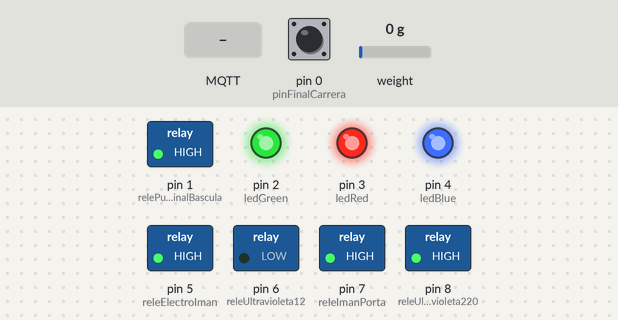
A sketch run on a simulated Arduino Uno, built with avr-gcc and run on an emulated ATmega328P. Shown: switched loads named in the sketch (green lamp = pin HIGH), output pins drawn as LEDs (lit = HIGH). Inputs (shaded band) come from the test bench; at power-on: weight on the scale 0 g, pin 0 (pinFinalCarrera) HIGH. WiFi joins after 1.5 s; servers stay silent unless stated; no MQTT or app messages arrive unless stated.

Above: at 2.3 s.
2.4 s: MQTT message "sala2/reset" arrives on the third subscribed topic
At 3.2 s:
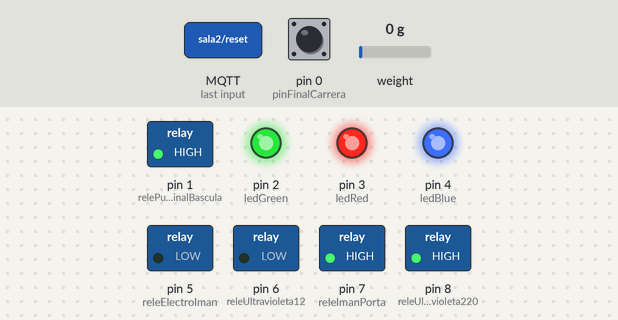
3.9 s: weight on the scale set to 376 g
6.2 s: weight on the scale set to 429 g
At 7.4 s:
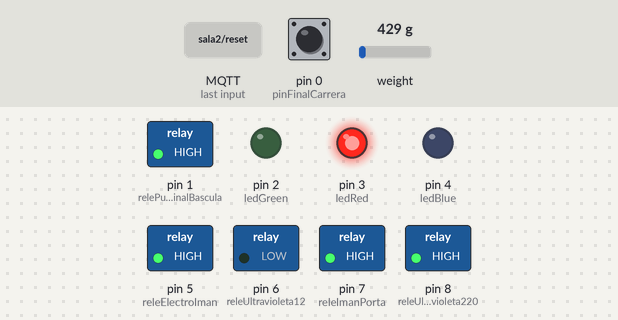
7.8 s: MQTT message "sala2/resetBascula" arrives on the third subscribed topic
At 9.4 s:
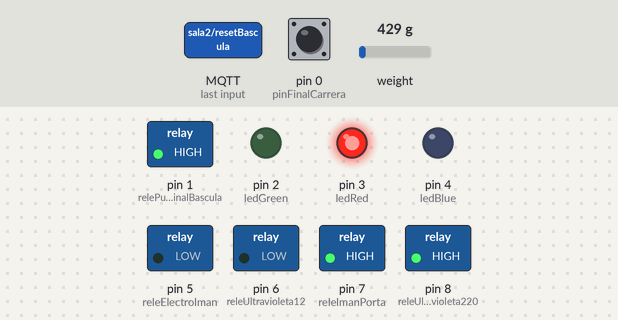
10.4 s: MQTT message "sala2/reset" arrives on the first subscribed topic
At 12.6 s:
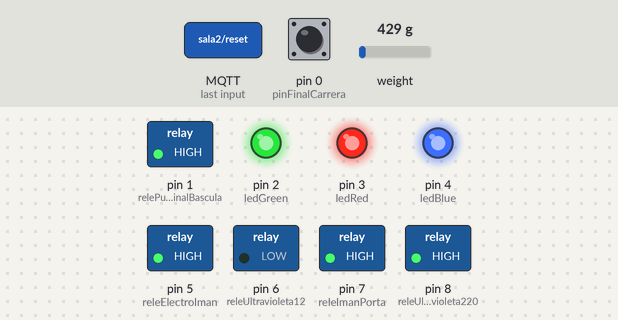
13.1 s: pin 0 (pinFinalCarrera) pulled LOW for 1 s
At 14.3 s:
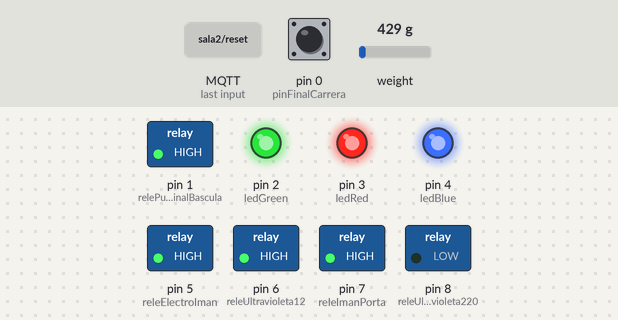
Timing chart, 0 to 16.1 s (numbered marks = the images above; inputs shaded):
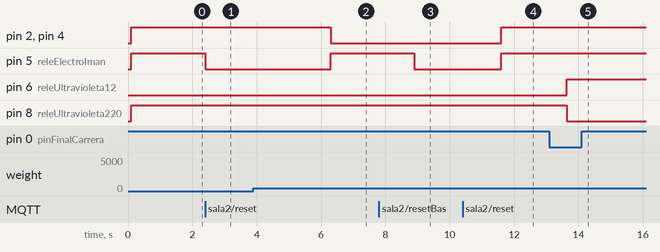

Measured:
- the behaviour switches between 399 and 400 g on weight on the scale (found by bisection; images 1 and 2)
- after the input at 2.4 s, pin 5 (releElectroIman): HIGH → LOW at once
- after the input at 3.9 s, every drawn part: stays the same
- after the input at 6.2 s, pin 2 (ledGreen), pin 4 (ledBlue): HIGH → LOW after 0.10 s; pin 5 (releElectroIman): LOW → HIGH after 0.10 s
- after the input at 7.8 s, pin 5 (releElectroIman): HIGH → LOW after 1.1 s
- after the input at 10.4 s, pin 2 (ledGreen), pin 4 (ledBlue), pin 5 (releElectroIman): LOW → HIGH after 1.2 s
- after the input at 13.1 s, pin 6 (releUltravioleta12): LOW → HIGH after 0.54 s; pin 8 (releUltravioleta220): HIGH → LOW after 0.54 s

The sketch:

Bascula0.1.ino
```cpp
 /*
 * Arduino UNO (pared trasera cara veritat, darrere bascula)
 *
 * 4 reles
 *   1 càmera wifi (220V)
 *   1 llum ultravioleta (220V)
 *   1 llum leds ultravioleta (12V)
 *   1 electroiman porta corredera vertical (12V)
 * Llum leds blancs interior bascula
 * Final de carrera (iman) porta corredera
 * Electroiman comporta superior bascula
 * Sensor de pes HX711 (bàscula)
 *
 ***********************
 *
 * Per resetejar el dispositiu
 *  sala2/reset
 *  sala2/resetBascula
 *
 * Per controlar electroiman porta i la llum leds blanca
 *
 *  sala2/activaBascula (canvia de estat=0 a estat=1)
 *  sala2/basculaObrir
 *  sala2/basculaTancar
 *  sala2/basculaModoManual (canvia manual=0 a manual=1)
 *  sala2/basculaModoAutomatic (canvia manual=1 a manual=0)
 *  sala2/desactivaBascula (canvia de estat=1 a estat=0)
 *  sala2/apagaUltra12
 *  sala2/encenUltra12
 *  sala2/apagaUltra220
 *  sala2/encenUltra220
 *  sala2/tancaPortaCara
 *  sala2/obriPortaCara
 *  sala2/tancaPortaFinalBascula
 *  sala2/obriPortaFinalBascula
 *
 * Per canviar a la segona prova bascula
 *  sala2/detectaCor
 *
 *  EVENTS QUE ENVIA
 *
 *  sala2/tancaPortaCaraVeritat
 *  sala2/puzzleFinalBascula
 *
 */


#include "HX711.h"

#include <SPI.h>
#include <Ethernet.h> //Conexion Ethernet con carcasa W5100
#include <PubSubClient.h> //Conexion MQTT

//VARIABLES i objectes de la xarxa i client Mosquitto
byte mac[] = {0xDE, 0xED, 0xBA, 0xFE, 0xFF, 0xF1};//mac del arduino
IPAddress ip(192, 168, 68, 199); //Ip fija del arduino
IPAddress server(192, 168, 68, 55); //Ip del server de mosquitto

EthernetClient ethClient; //Interfaz de red ethernet
PubSubClient client(ethClient); //cliente MQTT

//#define DEBUG_HX711

// Parámetro para calibrar el peso y el sensor
#define CALIBRACION 20880.0
//#define CALIBRACION 240000.0

// Pin de datos y de reloj
byte pinData = A0;
byte pinClk = A1;

const int releElectroIman = 5; //encén els leds i tanca electroiman o al revés

const int releImanPorta = 7; //activa el electroiman per tancar porta
const int releUltravioleta12 = 6; // encén la llum ultavioleta 12V
const int releUltravioleta220 = 8; //encén la bombilla foc 220V
//const int releCameraWifi = 9; //No hi ha res conectat

const int ledRed = 3;
const int ledGreen = 2;
const int ledBlue = 4;

bool iniciaPasillo=false;

int pinFinalCarrera=0;
int relePuzzleFinalBascula=1;

boolean obri = false; //Variable per assignar el estat del electroiman (porta)
boolean manual = false; //Variable per canviar al mode manual i poder obrir i tancar la porta remotament

// Objeto HX711
HX711 bascula;

void(* resetFunc) (void) = 0; //declare reset function @ address 0

int estat = 0; //variable para definir el estado del arduino
                // 0 --> No interactua con nada... Electroiman encendido, led apagado, luces led apagadas
                // 1 --> Prueba1 ... Electroiman y led en función del peso de la báscula
                // 2 --> Prueba2 ... Prova final

void setup() {

  #ifdef DEBUG_HX711
    // Iniciar comunicación serie
    Serial.begin(9600);
    Serial.println("[HX7] Inicio del sensor HX711");
  #endif

   //MQTT
  client.setServer(server, 1883);
  client.setCallback(callback);

  Ethernet.begin(mac,ip);

  delay(100); //Cambio de 1000 a 100
  #ifdef DEBUG_HX711
    Serial.println(F("connectant..."));
    Serial.println(Ethernet.localIP());
    Serial.println(F("Definició dels PINS dels LEDS i RELE"));
  #endif

  pinMode(ledRed,OUTPUT);
  pinMode(ledGreen,OUTPUT);
  pinMode(ledBlue,OUTPUT);

  digitalWrite(ledRed,HIGH);
  digitalWrite(ledGreen,HIGH);
  digitalWrite(ledBlue,HIGH);

  pinMode(releElectroIman,OUTPUT);
  digitalWrite(releElectroIman,HIGH);

  pinMode(releImanPorta,OUTPUT);
  delay(3);
  digitalWrite(releImanPorta,HIGH);

  pinMode(releUltravioleta12,OUTPUT);
  delay(3);
  digitalWrite(releUltravioleta12,LOW);

  pinMode(releUltravioleta220,OUTPUT);
  digitalWrite(releUltravioleta220,HIGH);

 // pinMode(releCameraWifi,OUTPUT);
//  digitalWrite(releCameraWifi,LOW);

  pinMode(pinFinalCarrera,INPUT_PULLUP);

  pinMode(relePuzzleFinalBascula,OUTPUT);
  digitalWrite(relePuzzleFinalBascula,HIGH);

  #ifdef DEBUG_HX711
    Serial.println(F("Abans de bascula.begin"));
  #endif

  // Iniciar sensor
  bascula.begin(pinData, pinClk);

  #ifdef DEBUG_HX711
    Serial.println(F("Despres de bascula.begin"));
  #endif

  // Aplicar la calibración
  bascula.set_scale(CALIBRACION);

  #ifdef DEBUG_HX711
    Serial.println(F("Abans de bascula.tare"));
  #endif

  // Iniciar la tara
  bascula.tare();

  #ifdef DEBUG_HX711
    Serial.println(F("Despres de bascula.tare"));
  #endif

}

void callback(char* topic, byte* payload, unsigned int length) {
  #ifdef DEBUG_HX711
    Serial.print(F("Message arrived"));
    Serial.println(topic);
  #endif
  int res=strcmp(topic,"sala2/reset");
  if (res == 0) {    //RESET para toda la sala
     //wdt_enable(WDTO_15MS); // Configuramos el contador de tiempo para que se reinicie en 15ms
     resetFunc();
  }
  res=strcmp(topic,"sala2/resetBascula");
  if (res == 0) {    //RESET para toda la sala
     //wdt_enable(WDTO_15MS); // Configuramos el contador de tiempo para que se reinicie en 15ms
     resetFunc();
  }
  res=strcmp(topic,"sala2/basculaObrir");
  if (res == 0) {    //OBRIR comporta, encendre llum blanca i apagar roja
      if (!obri) {
        #ifdef DEBUG_HX711
          Serial.print("ENTRA en !obri");
        #endif

        digitalWrite(ledRed,HIGH);
        digitalWrite(ledGreen,HIGH);
        digitalWrite(ledBlue,HIGH);

        digitalWrite(releElectroIman,HIGH);
      }
      obri=true;
  }
  res=strcmp(topic,"sala2/basculaTancar");
  if (res == 0) {
     if (obri) {
      #ifdef DEBUG_HX711
        Serial.print("ENTRA en obri");
      #endif

      digitalWrite(ledRed,HIGH);
      digitalWrite(ledGreen,LOW);
      digitalWrite(ledBlue,LOW);

      digitalWrite(releElectroIman,LOW);
    }
    obri=false;
  }
  res=strcmp(topic,"sala2/basculaModoManual");
  if (res == 0) {
    manual=true;
  }
  res=strcmp(topic,"sala2/basculaModoAutomatic");
  if (res == 0) {
    manual=false;
  }

//Tant activaBascula como comensa pasan al estat=1
  res=strcmp(topic,"sala2/activaBascula");
  if (res == 0) {
    #ifdef DEBUG_HX711
      Serial.println(F("Estat = 1 activa Bascula "));
    #endif
    digitalWrite(releElectroIman,LOW);
    estat=1;
  }

  res=strcmp(topic,"sala2/comensa");
  if (res == 0) {
    #ifdef DEBUG_HX711
      Serial.println(F("Estat = 1 comensa "));
    #endif
    digitalWrite(releElectroIman,LOW);
    estat=1;
  }

  res=strcmp(topic,"sala2/desactivaBascula");
  if (res == 0) {
    #ifdef DEBUG_HX711
      Serial.print(F("Estat = 0 desactiva Bascula "));
    #endif
    digitalWrite(releElectroIman,HIGH);

    digitalWrite(ledRed,LOW);
    digitalWrite(ledGreen,LOW);
    digitalWrite(ledBlue,LOW);

    estat=0;
    obri=false;
  }

  res=strcmp(topic,"sala2/tancaPortaCara");
  if (res==0) {
     #ifdef DEBUG_HX711
      Serial.print(F("Entra a Tanca Porta Cara Veritat "));
    #endif
    digitalWrite(releImanPorta,HIGH);
  }

  res=strcmp(topic,"sala2/obriPortaCara");
  if (res==0) {
     #ifdef DEBUG_HX711
      Serial.print(F("Entra a OBRI Porta Cara Veritat "));
    #endif
    digitalWrite(releImanPorta,LOW);
  }

  res=strcmp(topic,"sala2/apagaUltra220");
  if (res==0) {
     #ifdef DEBUG_HX711
      Serial.print(F("Entra a Apaga LLum Ultravioleta 220V"));
    #endif
    digitalWrite(releUltravioleta220, HIGH);
  }

  res=strcmp(topic,"sala2/encenUltra220");
  if (res==0) {
     #ifdef DEBUG_HX711
      Serial.print(F("Entra a Encen Llum Ultravioleta 220V "));
    #endif
    digitalWrite(releUltravioleta220,LOW);
  }

  res=strcmp(topic,"sala2/apagaUltra12");
  if (res==0) {
     #ifdef DEBUG_HX711
      Serial.print(F("Entra a Apaga LLum Ultravioleta 12V"));
    #endif
    digitalWrite(releUltravioleta12,LOW);
  }

  res=strcmp(topic,"sala2/encenUltra12");
  if (res==0) {
     #ifdef DEBUG_HX711
      Serial.print(F("Entra a Encen Llum Ultravioleta 12V"));
    #endif
    digitalWrite(releUltravioleta12,HIGH);
  }
/*
  res=strcmp(topic,"sala2/apagaCamara");
  if (res==0) {
     #ifdef DEBUG_HX711
      Serial.print(F("Entra a Apaga Camara"));
    #endif
    digitalWrite(releCameraWifi,HIGH);
  }

  res=strcmp(topic,"sala2/encenCamara");
  if (res==0) {
     #ifdef DEBUG_HX711
      Serial.print(F("Entra a Encen Camara"));
    #endif
    digitalWrite(releCameraWifi,LOW);
  }
*/
  res=strcmp(topic,"sala2/detectaCor");
  if (res==0) {
     #ifdef DEBUG_HX711
      Serial.print(F("Entra a detectaCor estat = 2 "));
     #endif

    estat=2;

    digitalWrite(ledRed,HIGH);
    digitalWrite(ledGreen,LOW);
    digitalWrite(ledBlue,LOW);
  }

  res=strcmp(topic,"sala2/obriPortaFinalBascula");
  if (res==0){
     #ifdef DEBUG_HX711
      Serial.print(F("Entra a obriPortaFinalBascula"));
     #endif

     digitalWrite(relePuzzleFinalBascula,LOW);
  }

  res=strcmp(topic,"sala2/tancaPortaFinalBascula");
  if (res==0){
     #ifdef DEBUG_HX711
      Serial.print(F("Entra a tancaPortaFinalBascula"));
     #endif

     digitalWrite(relePuzzleFinalBascula,HIGH);
  }

}

void reconnect() {
  // Loop until we're reconnected
  while (!client.connected()) {
    #ifdef DEBUG_HX711
      Serial.print(F("Attempting MQTT connection..."));
    #endif
    // Attempt to connect
    if (client.connect("Bascula")) {
      #ifdef DEBUG_HX711
        Serial.print(F("Subscribe to reset, resetBascula, basculaObrir, basculaTancar, basculaModoManual, basculaModoAutomatica, activaBascula, desactivaBascula, encenUltra220, encenUltra12, encenCamara"));
      #endif
      client.subscribe("sala2/reset");
      client.subscribe("sala2/resetBascula");
      client.subscribe("sala2/comensa");
      client.subscribe("sala2/basculaObrir");
      client.subscribe("sala2/basculaTancar");
      client.subscribe("sala2/basculaModoManual");
      client.subscribe("sala2/basculaModoAutomatic");
      client.subscribe("sala2/activaBascula");
      client.subscribe("sala2/desactivaBascula");
      client.subscribe("sala2/encenUltra220");
      client.subscribe("sala2/encenUltra12");
      //client.subscribe("sala2/encenCamara");
      client.subscribe("sala2/apagaUltra220");
      client.subscribe("sala2/apagaUltra12");
      //client.subscribe("sala2/apagaCamara");
      client.subscribe("sala2/obriPortaCara");
      client.subscribe("sala2/tancaPortaCara");
      client.subscribe("sala2/detectaCor");
      client.subscribe("sala2/obriPortaFinalBascula");
      client.subscribe("sala2/tancaPortaFinalBascula");

    } else {
      #ifdef DEBUG_HX711
        Serial.print(F("failed, rc="));
        Serial.print(client.state());
        Serial.println(" try again in 1 second");
      #endif
      // Wait 1 seconds before retrying
      delay(1000);
    }
  }
}

int cont1=0; //DEBUG FinalCarrera
int cont2=0; //Evitar lectures incorrectes FinalCarreraPortaCaraVeritat
unsigned long controlTemps = 0;
float peso = 0;

void loop() {

  switch(estat){
    case 1:
       #ifdef DEBUG_HX711
         Serial.println("Entra antes de bascula.get_units");
       #endif

       peso = bascula.get_units(13);

      #ifdef DEBUG_HX711
        Serial.print("[HX7] Leyendo: ");
        Serial.print(peso);
        Serial.print(" Kg");
        Serial.println();
      #endif

       if ( !manual) {
        if ( peso > -0.40 && peso < 0.40) {
          #ifdef DEBUG_HX711
            Serial.println("ENTRA en peso = -0.40 ... 0.40");
          #endif

          if ( !obri) {
            #ifdef DEBUG_HX711
              Serial.println("ENTRA en !obri");
            #endif

            digitalWrite(ledRed,HIGH);
            digitalWrite(ledGreen,HIGH);
            digitalWrite(ledBlue,HIGH);

            digitalWrite(releElectroIman,LOW);
            //delay(100); //per evitar rebot
          }
          obri=true;
          //Serial.println("Fin del !obri");
        }else {
          #ifdef DEBUG_HX711
            Serial.print("ENTRA en peso <> -0.40 ... 0.40");
          #endif

          if (obri) {
            #ifdef DEBUG_HX711
              Serial.print("ENTRA en obri");
            #endif

            digitalWrite(ledRed,HIGH);
            digitalWrite(ledGreen,LOW);
            digitalWrite(ledBlue,LOW);

            digitalWrite(releElectroIman,HIGH);
            //delay(100); //per evitar rebot
          }
          obri=false;
        }
      }
      break;
    case 2: //Segona prova Bascula PES 3.93 KG
      peso = bascula.get_units(15);

      #ifdef DEBUG_HX711
        Serial.print("[HX7] Leyendo 2: ");
        Serial.print(peso);
        Serial.print(" Kg");
        Serial.println();
      #endif

       if ( !manual) {
        if ( peso > 3.53 && peso < 4.33) { //> 3.53  < 4.33
          #ifdef DEBUG_HX711
            Serial.print("ENTRA en peso > 3.53 Y < 4.33");
          #endif

          if ( !obri) {
            #ifdef DEBUG_HX711
              Serial.print("ENTRA en !obri");
            #endif

            digitalWrite(ledRed,HIGH);
            digitalWrite(ledGreen,HIGH);
            digitalWrite(ledBlue,HIGH);

            //FALTA PROVAR
            client.publish("sala2/puzzleFinalBascula","on");
            digitalWrite(relePuzzleFinalBascula,LOW);

          }
          obri=true;
        }else {
          #ifdef DEBUG_HX711
            Serial.print("ENTRA en peso 2-2");
          #endif

          if (obri) {
            #ifdef DEBUG_HX711
              Serial.print("ENTRA en obri");
            #endif

            digitalWrite(ledRed,HIGH);
            digitalWrite(ledGreen,LOW);
            digitalWrite(ledBlue,LOW);

            digitalWrite(relePuzzleFinalBascula,HIGH);
            //FALTA PROVAR
          }
          obri=false;
        }
      }

      break;
  }

  boolean tancaPorta = digitalRead(pinFinalCarrera);
  boolean tancaPortaReal=false;

  if (!iniciaPasillo && !tancaPorta){
    if (millis()- controlTemps < 150 ) cont2++;
    else cont2=0;
    controlTemps=millis();
    if (cont2 > 8500) { //VALOR DE PROVA 8500 DEFINITIU
      tancaPortaReal=true;
    }
  }

  #ifdef DEBUG_HX711
    if ( cont1 == 0 || (cont1 % 5000 == 0)){
      Serial.print(F("tancaPorta: "));
      Serial.println(tancaPorta);
      Serial.println("***************");
      Serial.print(F("contadorPortaTancada: "));
      Serial.println(cont2);
    }
    cont1++;
  #endif

  if (tancaPortaReal && !iniciaPasillo) {
    #ifdef DEBUG_HX711
        Serial.println(F("[FinalCarrera] tanca Porta Cara Veritat"));
    #endif
    //Activem l'electroiman
    client.publish("sala2/tancaPortaCaraVeritat","on");

    digitalWrite(releUltravioleta12,HIGH); //Activem la llum ultravioleta
    digitalWrite(releUltravioleta220,LOW); //Activem la llum ultravioleta
    iniciaPasillo=true;   //Per a que no entre de nou en aquest if
  }

  if (!client.connected()) {
    reconnect();
  }

  client.loop();

}
```
